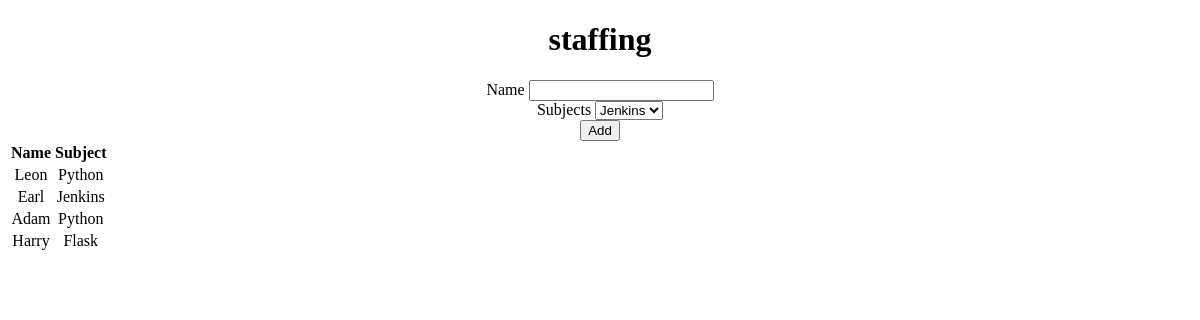
Before: / with the older database file.
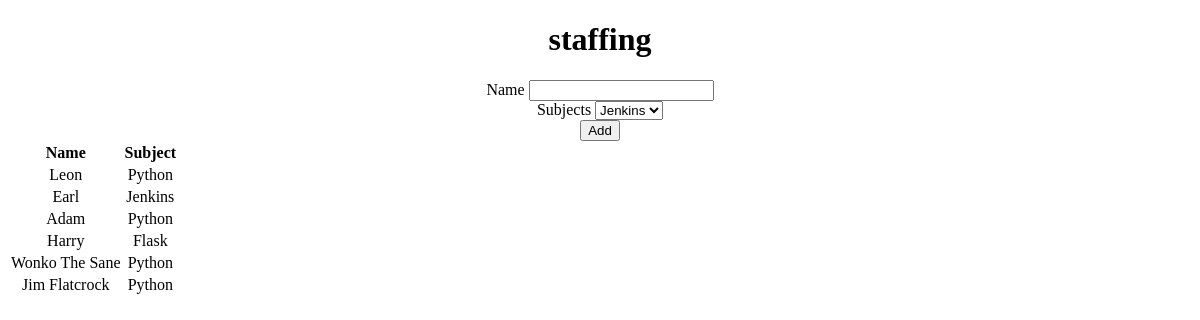
After: the same page with the newer database file.
### application/models.py (models this page shows)
class Staff(db.Model):
    __tablename__ = 'staff'
    id = db.Column(db.Integer, primary_key=True)
    staff_name = db.Column(db.String(30), nullable=False)
    subject_id = db.Column(db.Integer, db.ForeignKey('subjects.id'), nullable=False)

class Subjects(db.Model):
    __tablename__ = 'subjects'
    id = db.Column(db.Integer, primary_key=True)
    subject_name = db.Column(db.String(30), nullable=False)
    staff = db.relationship('Staff', backref='subject_idbr')

### application/routes.py (the view)
@app.route('/', methods = ['GET', 'POST'])
def read():
    form = StaffForm()
    staff = Staff.query.join(Subjects).all()
    subjs = db.session.query(Subjects).all()
    for i in subjs:
        form.subjectID.choices.append((i.id,i.subject_name))
    if request.method == 'POST':
        staffin = Staff(staff_name=form.name.data,subject_id=form.subjectID.data)
        db.session.add(staffin)
        db.session.commit()
        return redirect(url_for('read'))
    return render_template('index.html', form=form, staffs=staff)
    return

### application/forms.py
class StaffForm(FlaskForm):
    name = StringField("Name")
    subjectID = SelectField("Subjects", choices = [])
    submit = SubmitField('Add')

### application/templates/index.html (shortened to what this page needs)
<!DOCTYPE html>
<html>
    <head>
    </head>
    <body style="text-align: center">
        <h1>staffing</h1>
	  <div class='form'>
            <form method='POST' action=''>
                {{ form.name.label }} {{ form.name }}
                <br>
                {{ form.subjectID.label }} {{ form.subjectID}}
                <br>
                {{ form.submit }}
            </form>
        </div>
	<div class='staff'>
	<table>
		<tr>
			<th>Name</th>
			<th>Subject</th>
		</tr>
	{% for staff in staffs %}
	<tr>
		<td>{{staff.staff_name}}</td><td> {{staff.subject_idbr.subject_name}}</td>
	</tr>
	{% endfor %}
	</table>
	</div>
    </body>
</html>

Changed rows visible on the page:
added Staff: staff_name "Wonko The Sane", subject_idbr.subject_name "Python"
added Staff: staff_name "Jim Flatcrock", subject_idbr.subject_name "Python"
